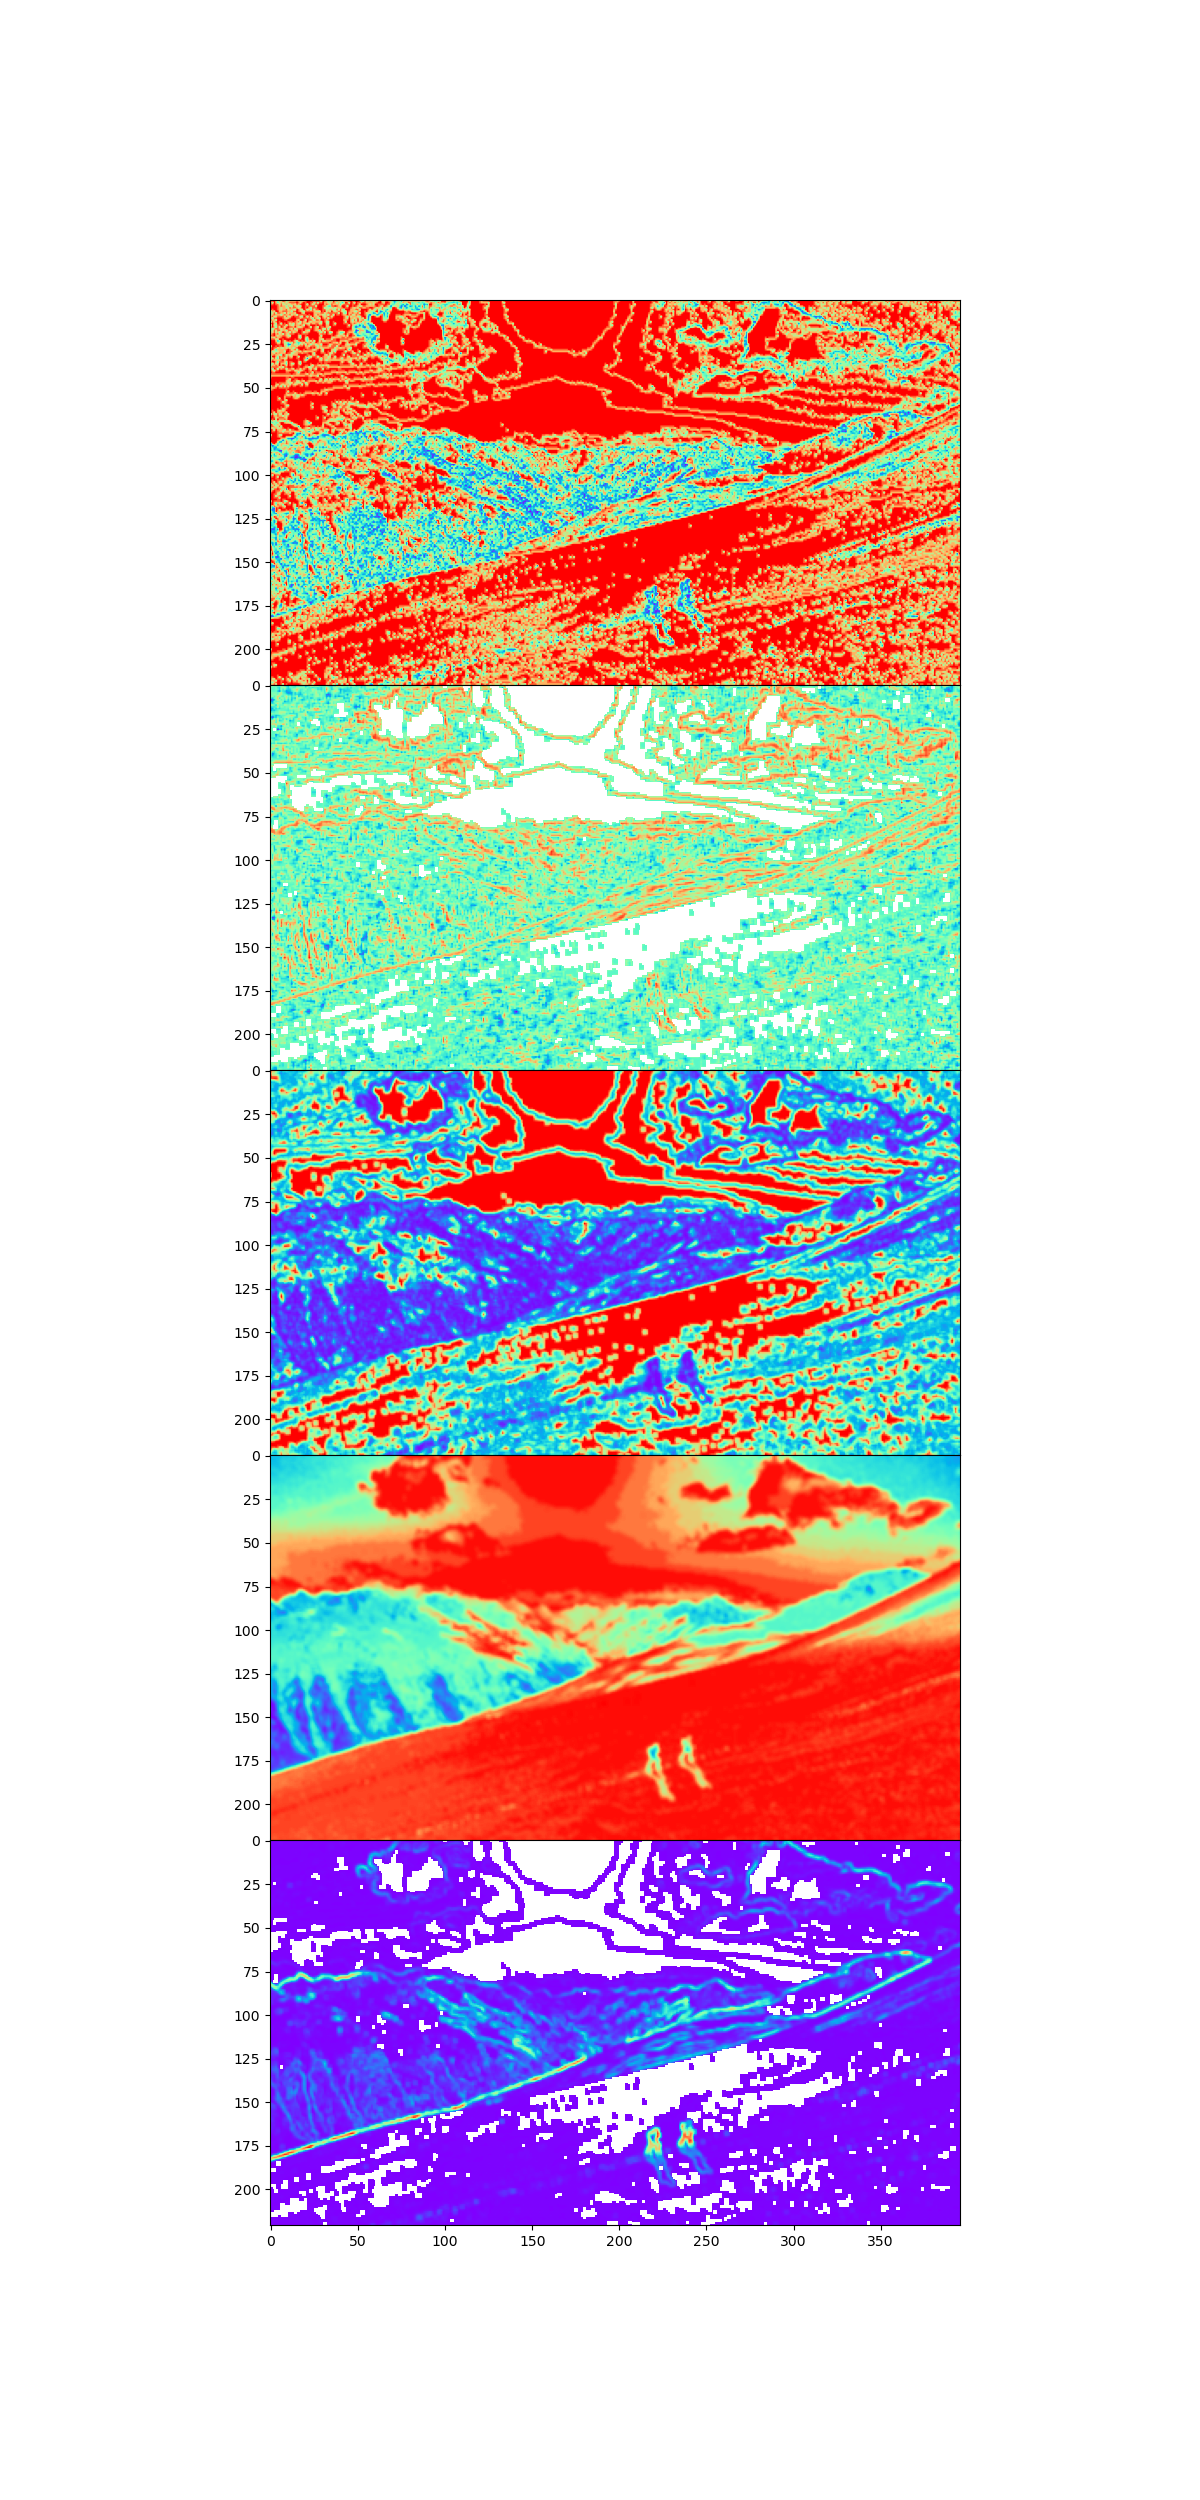

The Python source for this figure:

"""
This is the GLCM script I used to test how fast it runs on Gray Scale!

Note that the script only accepts 3-dim arrays, which means, your gray
scale images must be shape = (xxx, yyy, 1)

If yours is (xxx, yyy), just add a dimension using ar[..., np.newaxis]

If you're slicing from an RGB image, you slice a 1 thick range [..., 0:1] just as a shortcut

- Evening
"""

#%%
from time import time

import PIL.Image
import matplotlib.pyplot as plt

from glcmbin5 import CyGLCM
import numpy as np

DIVISION = 10
FILE_NAME = "sample.jpg"

GLCM_RADIUS = 1
GLCM_BINS = 16
GLCM_STEPSIZE = 1

FIGURE_SIZE = (12,25)

s = time()
img = PIL.Image.open(FILE_NAME)
img_ar = np.asarray(img)[::DIVISION,::DIVISION, 0][..., np.newaxis]
# OR slice channels instead of index
# img_ar = np.asarray(img)[::DIVISION,::DIVISION, 0:1]

glcm = CyGLCM(img_ar.astype(np.float32),
              radius=GLCM_RADIUS,
              bins=GLCM_BINS,
              step_size=GLCM_STEPSIZE).create_glcm()
e = time()
#%%
fig, ax = plt.subplots(5, sharex=True, sharey=True, figsize=FIGURE_SIZE)
ax[0].imshow(glcm[...,0,0], cmap='rainbow')
ax[1].imshow(glcm[...,0,1], cmap='rainbow')
ax[2].imshow(glcm[...,0,2], cmap='rainbow')
ax[3].imshow(glcm[...,0,3], cmap='rainbow')
ax[4].imshow(glcm[...,0,4], cmap='rainbow')
fig.subplots_adjust(hspace=0, wspace=0)
plt.show()
#%%
